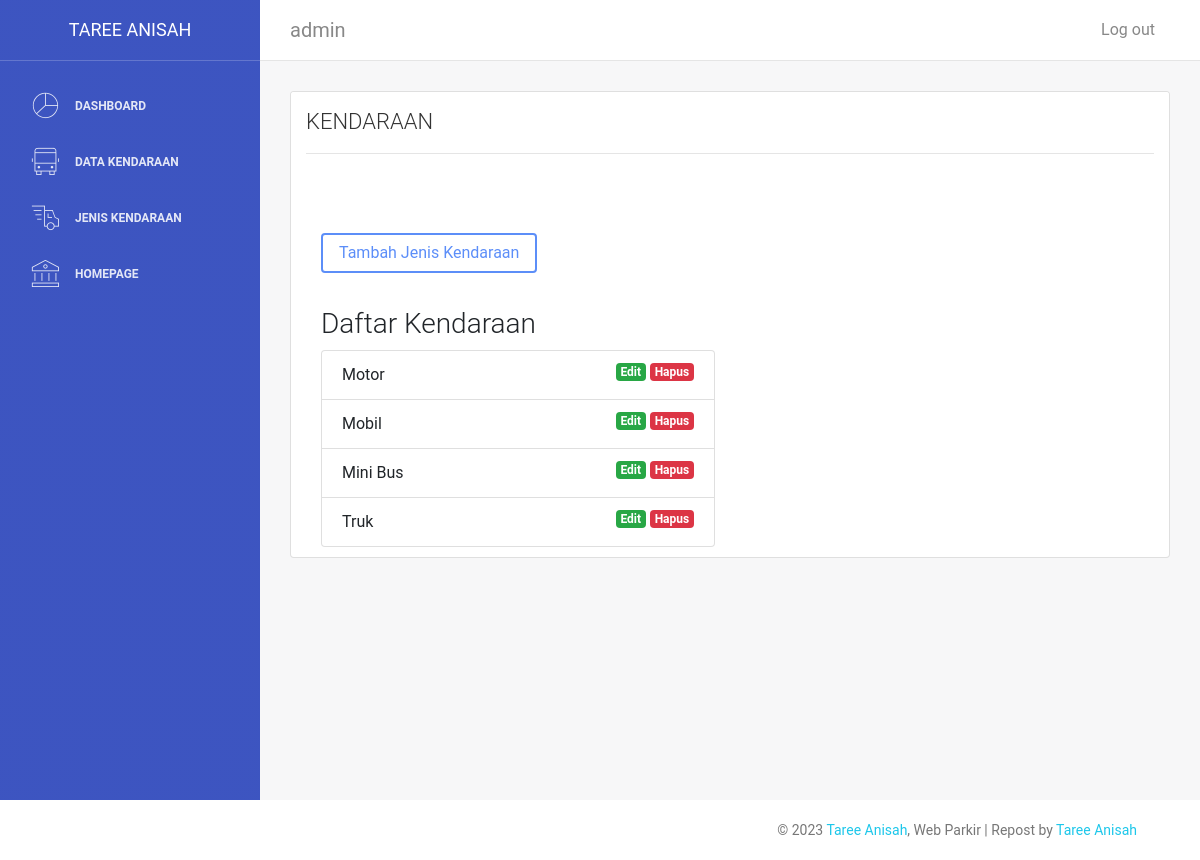
Page /admin/jenis_kendaraan.php (signed in) on the committed database.
### tables this page shows
CREATE TABLE `jeniskendaraan` (
  `id_jenisKendaraan` int(11) NOT NULL,
  `jenis_kendaraan` varchar(20) DEFAULT NULL
);

### admin/jenis_kendaraan.php (the view, shortened to what this page needs)
<!DOCTYPE html>
<html lang="en">
<head>
    <?php require_once('template/css.php'); ?>
</head>
<body>
    <div class="wrapper">
        <div class="sidebar" data-image="../vendor/light-bootstrap/assets/img/">
            <?php require_once('template/sidebar.php'); ?>
        </div>
        <div class="main-panel">
            <?php require_once('template/nav.php'); ?>
            <div class="content">
                <div class="container-fluid">
                    <div class="card ">
                        <div class="card-header ">
                            <h4 class="card-title">KENDARAAN</h4>
                            <hr>
                        </div>
                        <div class="card-body ">
                            <div class="container mt-5">
                                <div class="row mb-3">
                                    <div class="col-lg-6">
                                        <a class="btn btn-primary tambahData" href="jenis_tambah.php">
                                            Tambah Jenis Kendaraan
                                        </a>
                                    </div>
                                </div>
                                <div class="row">
                                    <div class="col-md-6">
                                        <h3>Daftar Kendaraan</h3>
                                        <ul class="list-group">
                                            <?php
                                            include "../config/config.php";
                                            $data = mysqli_query($koneksi,"SELECT * FROM jenisKendaraan");
                                            ?>
                                            <?php while ($kendaraan = mysqli_fetch_assoc($data)): ?>
                                            <li class="list-group-item">
                                                <?= $kendaraan['jenis_kendaraan']; ?>
                                                <a class="badge badge-danger float-right ml-1" onclick="return confirm('Anda Yakin?');" href="../config/jenis/do_hapus.php?id=<?= $kendaraan['id_jenisKendaraan']; ?>">Hapus</a>
                                                <a class="badge badge-success float-right ml-1" href="jenis_edit.php?id=<?= $kendaraan['id_jenisKendaraan']; ?>">Edit</a>
                                            </li>
                                            <?php endwhile; ?>
                                        </ul>
                                    </div>
                                </div>
                                </div>
                            </div>
                        </div>
                    </div>
                </div>
            </div>
            <?php require_once('template/footer.php'); ?>
        </div>
</body>
</html>

### rows in the picture
jeniskendaraan: jenis_kendaraan "Motor"
jeniskendaraan: jenis_kendaraan "Mobil"
jeniskendaraan: jenis_kendaraan "Mini Bus"
jeniskendaraan: jenis_kendaraan "Truk"

### other values in the picture
$_SESSION['user']['username'] "admin"
